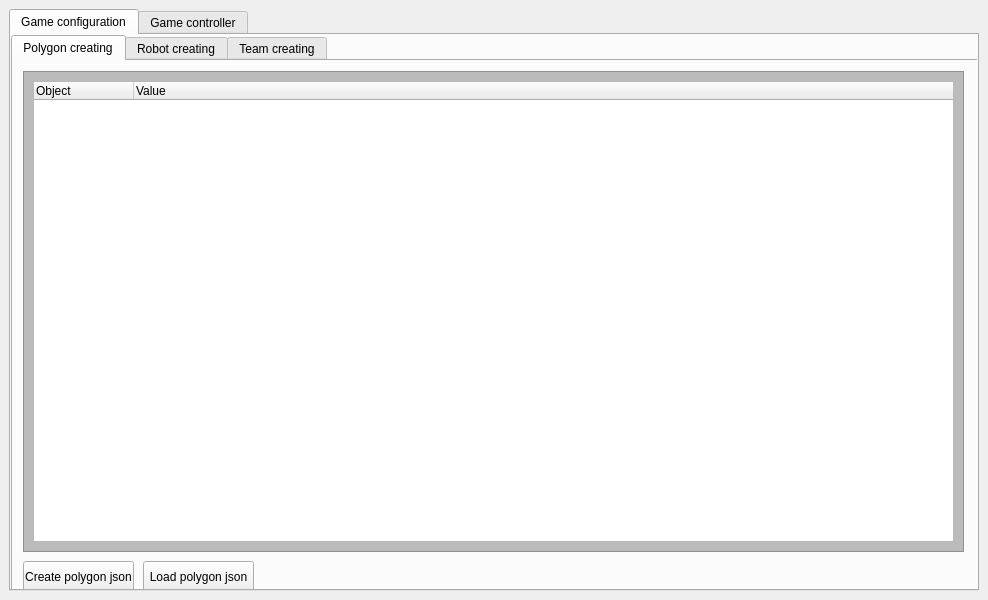
<?xml version="1.0" encoding="UTF-8"?>
<ui version="4.0">
 <class>MainWindow</class>
 <widget class="QMainWindow" name="MainWindow">
  <property name="geometry">
   <rect>
    <x>0</x>
    <y>0</y>
    <width>988</width>
    <height>600</height>
   </rect>
  </property>
  <property name="windowTitle">
   <string>MainWindow</string>
  </property>
  <property name="styleSheet">
   <string notr="true"/>
  </property>
  <widget class="QWidget" name="centralwidget">
   <layout class="QHBoxLayout" name="horizontalLayout_2">
    <item>
     <widget class="QTabWidget" name="tabWidget">
      <property name="currentIndex">
       <number>0</number>
      </property>
      <widget class="QWidget" name="tab">
       <attribute name="title">
        <string>Game configuration</string>
       </attribute>
       <widget class="QTabWidget" name="TabView">
        <property name="geometry">
         <rect>
          <x>0</x>
          <y>0</y>
          <width>971</width>
          <height>561</height>
         </rect>
        </property>
        <property name="currentIndex">
         <number>0</number>
        </property>
        <widget class="QWidget" name="widget_4">
         <attribute name="title">
          <string>Polygon creating</string>
         </attribute>
         <widget class="QGraphicsView" name="graphicsView_6">
          <property name="geometry">
           <rect>
            <x>10</x>
            <y>10</y>
            <width>941</width>
            <height>481</height>
           </rect>
          </property>
          <property name="sizePolicy">
           <sizepolicy hsizetype="Preferred" vsizetype="Preferred">
            <horstretch>0</horstretch>
            <verstretch>0</verstretch>
           </sizepolicy>
          </property>
          <property name="styleSheet">
           <string notr="true">QGraphicsView {
	background-color: #BBBBBB
}</string>
          </property>
         </widget>
         <widget class="QTreeWidget" name="objectTree_2">
          <property name="geometry">
           <rect>
            <x>20</x>
            <y>20</y>
            <width>921</width>
            <height>461</height>
           </rect>
          </property>
          <property name="sizePolicy">
           <sizepolicy hsizetype="Expanding" vsizetype="Expanding">
            <horstretch>0</horstretch>
            <verstretch>0</verstretch>
           </sizepolicy>
          </property>
          <property name="minimumSize">
           <size>
            <width>771</width>
            <height>391</height>
           </size>
          </property>
          <column>
           <property name="text">
            <string>Object</string>
           </property>
          </column>
          <column>
           <property name="text">
            <string>Value</string>
           </property>
          </column>
         </widget>
         <widget class="QPushButton" name="createPolygonJsonButton">
          <property name="geometry">
           <rect>
            <x>10</x>
            <y>500</y>
            <width>111</width>
            <height>31</height>
           </rect>
          </property>
          <property name="text">
           <string>Create polygon json</string>
          </property>
         </widget>
         <widget class="QPushButton" name="loadPolygonJsonButton">
          <property name="geometry">
           <rect>
            <x>130</x>
            <y>500</y>
            <width>111</width>
            <height>31</height>
           </rect>
          </property>
          <property name="text">
           <string>Load polygon json</string>
          </property>
         </widget>
        </widget>
        <widget class="QWidget" name="tab_3">
         <attribute name="title">
          <string>Robot creating</string>
         </attribute>
         <widget class="QGraphicsView" name="graphicsView_7">
          <property name="geometry">
           <rect>
            <x>10</x>
            <y>10</y>
            <width>941</width>
            <height>481</height>
           </rect>
          </property>
          <property name="sizePolicy">
           <sizepolicy hsizetype="Preferred" vsizetype="Preferred">
            <horstretch>0</horstretch>
            <verstretch>0</verstretch>
           </sizepolicy>
          </property>
          <property name="styleSheet">
           <string notr="true">QGraphicsView {
	background-color: #BBBBBB
}</string>
          </property>
         </widget>
         <widget class="QTreeWidget" name="robotTree_2">
          <property name="geometry">
           <rect>
            <x>20</x>
            <y>20</y>
            <width>921</width>
            <height>461</height>
           </rect>
          </property>
          <property name="sizePolicy">
           <sizepolicy hsizetype="Expanding" vsizetype="Expanding">
            <horstretch>0</horstretch>
            <verstretch>0</verstretch>
           </sizepolicy>
          </property>
          <property name="minimumSize">
           <size>
            <width>771</width>
            <height>391</height>
           </size>
          </property>
          <column>
           <property name="text">
            <string>Robot</string>
           </property>
          </column>
          <column>
           <property name="text">
            <string>Value</string>
           </property>
          </column>
         </widget>
         <widget class="QPushButton" name="createRobotJsonButton">
          <property name="geometry">
           <rect>
            <x>10</x>
            <y>500</y>
            <width>101</width>
            <height>31</height>
           </rect>
          </property>
          <property name="text">
           <string>Create robot json</string>
          </property>
         </widget>
         <widget class="QPushButton" name="loadRobotJsonBtn">
          <property name="geometry">
           <rect>
            <x>120</x>
            <y>500</y>
            <width>101</width>
            <height>31</height>
           </rect>
          </property>
          <property name="text">
           <string>Load robot json</string>
          </property>
         </widget>
        </widget>
        <widget class="QWidget" name="widget_3">
         <attribute name="title">
          <string>Team creating</string>
         </attribute>
         <widget class="QGraphicsView" name="graphicsView_3">
          <property name="geometry">
           <rect>
            <x>10</x>
            <y>10</y>
            <width>271</width>
            <height>481</height>
           </rect>
          </property>
          <property name="styleSheet">
           <string notr="true">QGraphicsView {
	background-color: #BBBBBB
}</string>
          </property>
         </widget>
         <widget class="QGraphicsView" name="graphicsView_5">
          <property name="geometry">
           <rect>
            <x>290</x>
            <y>10</y>
            <width>661</width>
            <height>481</height>
           </rect>
          </property>
          <property name="sizePolicy">
           <sizepolicy hsizetype="Preferred" vsizetype="Preferred">
            <horstretch>0</horstretch>
            <verstretch>0</verstretch>
           </sizepolicy>
          </property>
          <property name="styleSheet">
           <string notr="true">QGraphicsView {
	background-color: #BBBBBB
}</string>
          </property>
         </widget>
         <widget class="QTreeWidget" name="playerTree_2">
          <property name="geometry">
           <rect>
            <x>300</x>
            <y>20</y>
            <width>641</width>
            <height>461</height>
           </rect>
          </property>
          <column>
           <property name="text">
            <string>Player list</string>
           </property>
          </column>
          <column>
           <property name="text">
            <string>Value</string>
           </property>
          </column>
         </widget>
         <widget class="QTreeWidget" name="teamTree_2">
          <property name="geometry">
           <rect>
            <x>20</x>
            <y>20</y>
            <width>251</width>
            <height>461</height>
           </rect>
          </property>
          <column>
           <property name="text">
            <string>Team list</string>
           </property>
          </column>
          <column>
           <property name="text">
            <string>Value</string>
           </property>
          </column>
         </widget>
         <widget class="QPushButton" name="createTeamJsonButton">
          <property name="geometry">
           <rect>
            <x>10</x>
            <y>500</y>
            <width>101</width>
            <height>31</height>
           </rect>
          </property>
          <property name="text">
           <string>Create team json</string>
          </property>
         </widget>
         <widget class="QPushButton" name="loadTeamJsonButton">
          <property name="geometry">
           <rect>
            <x>120</x>
            <y>500</y>
            <width>101</width>
            <height>31</height>
           </rect>
          </property>
          <property name="text">
           <string>Load team json</string>
          </property>
         </widget>
        </widget>
       </widget>
       <widget class="QFrame" name="frame">
        <property name="geometry">
         <rect>
          <x>1000</x>
          <y>90</y>
          <width>120</width>
          <height>80</height>
         </rect>
        </property>
        <property name="frameShape">
         <enum>QFrame::StyledPanel</enum>
        </property>
        <property name="frameShadow">
         <enum>QFrame::Raised</enum>
        </property>
       </widget>
      </widget>
      <widget class="QWidget" name="tab_2">
       <attribute name="title">
        <string>Game controller</string>
       </attribute>
       <widget class="QWidget" name="layoutWidget">
        <property name="geometry">
         <rect>
          <x>10</x>
          <y>10</y>
          <width>181</width>
          <height>218</height>
         </rect>
        </property>
        <layout class="QGridLayout" name="gridLayout">
         <item row="2" column="0">
          <widget class="QPushButton" name="button_stop">
           <property name="text">
            <string>Stop game</string>
           </property>
          </widget>
         </item>
         <item row="0" column="1">
          <widget class="QComboBox" name="box_delay">
           <item>
            <property name="text">
             <string>delay 0</string>
            </property>
           </item>
           <item>
            <property name="text">
             <string>delay 15</string>
            </property>
           </item>
           <item>
            <property name="text">
             <string>delay 30</string>
            </property>
           </item>
           <item>
            <property name="text">
             <string>delay 60</string>
            </property>
           </item>
          </widget>
         </item>
         <item row="1" column="0">
          <widget class="QPushButton" name="button_restart">
           <property name="text">
            <string>Restart game</string>
           </property>
          </widget>
         </item>
         <item row="3" column="0">
          <widget class="QPushButton" name="button_reset">
           <property name="text">
            <string>Reset all</string>
           </property>
          </widget>
         </item>
         <item row="0" column="0">
          <widget class="QPushButton" name="button_start">
           <property name="text">
            <string>Start game</string>
           </property>
          </widget>
         </item>
         <item row="4" column="0">
          <widget class="QPushButton" name="button_shutdown">
           <property name="text">
            <string>Shutdown all</string>
           </property>
          </widget>
         </item>
        </layout>
       </widget>
       <widget class="QTableWidget" name="tableWidget">
        <property name="geometry">
         <rect>
          <x>210</x>
          <y>20</y>
          <width>741</width>
          <height>51</height>
         </rect>
        </property>
        <row>
         <property name="text">
          <string>info</string>
         </property>
        </row>
        <column>
         <property name="text">
          <string>Server version</string>
         </property>
        </column>
        <column>
         <property name="text">
          <string>Server state</string>
         </property>
        </column>
        <column>
         <property name="text">
          <string>Game_time</string>
         </property>
        </column>
       </widget>
       <widget class="QTableWidget" name="tableWidget_2">
        <property name="geometry">
         <rect>
          <x>210</x>
          <y>80</y>
          <width>741</width>
          <height>451</height>
         </rect>
        </property>
        <property name="layoutDirection">
         <enum>Qt::LeftToRight</enum>
        </property>
        <property name="styleSheet">
         <string notr="true"/>
        </property>
        <property name="textElideMode">
         <enum>Qt::ElideMiddle</enum>
        </property>
        <attribute name="horizontalHeaderStretchLastSection">
         <bool>false</bool>
        </attribute>
        <attribute name="verticalHeaderStretchLastSection">
         <bool>false</bool>
        </attribute>
        <column>
         <property name="text">
          <string>block</string>
         </property>
        </column>
        <column>
         <property name="text">
          <string>off</string>
         </property>
        </column>
        <column>
         <property name="text">
          <string>Id</string>
         </property>
        </column>
        <column>
         <property name="text">
          <string>Command</string>
         </property>
        </column>
        <column>
         <property name="text">
          <string>Type</string>
         </property>
        </column>
        <column>
         <property name="text">
          <string>State</string>
         </property>
        </column>
        <column>
         <property name="text">
          <string>Block</string>
         </property>
        </column>
        <column>
         <property name="text">
          <string>Bullet</string>
         </property>
        </column>
        <column>
         <property name="text">
          <string>Balls</string>
         </property>
        </column>
        <column>
         <property name="text">
          <string>Cargo</string>
         </property>
        </column>
        <column>
         <property name="text">
          <string>position</string>
         </property>
        </column>
       </widget>
       <widget class="QGraphicsView" name="graphicsView_8">
        <property name="geometry">
         <rect>
          <x>205</x>
          <y>10</y>
          <width>751</width>
          <height>531</height>
         </rect>
        </property>
        <property name="styleSheet">
         <string notr="true">QGraphicsView {
	background-color: #BBBBBB
}</string>
        </property>
       </widget>
       <zorder>graphicsView_8</zorder>
       <zorder>layoutWidget</zorder>
       <zorder>tableWidget</zorder>
       <zorder>tableWidget_2</zorder>
      </widget>
     </widget>
    </item>
   </layout>
  </widget>
  <widget class="QMenuBar" name="menuBar">
   <property name="geometry">
    <rect>
     <x>0</x>
     <y>0</y>
     <width>988</width>
     <height>22</height>
    </rect>
   </property>
  </widget>
 </widget>
 <resources/>
 <connections/>
</ui>
